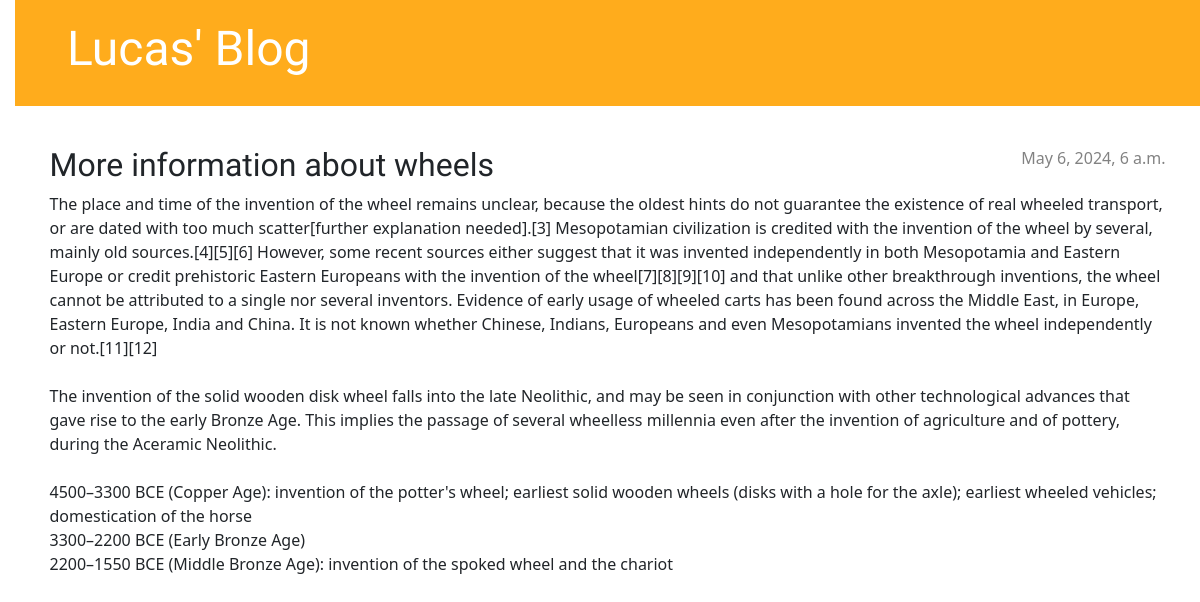
The app's page /post/2/ with its own data.
### blog/models.py (models this page shows, shortened)
class Post(models.Model):
    author = models.ForeignKey(settings.AUTH_USER_MODEL, on_delete=models.CASCADE)
    title = models.CharField(max_length=200)
    text = models.TextField()
    created_date = models.DateTimeField(default=timezone.now)
    published_date = models.DateTimeField(blank=True, null=True)

### blog/views.py (the view)
# urls.py: path('post/<int:pk>/', views.post_detail, name='post_detail'),
def post_detail(request, pk):
    post = get_object_or_404(Post, pk=pk)
    return render(request, 'blog/post_detail.html', {'post': post})

### blog/templates/blog/post_detail.html (shortened to what this page needs)
{% extends 'blog/base.html' %}
{% block content %}
    <article class="post">
        {% if post.published_date %}
            <time class="date">
                {{ post.published_date }}
            </time>
        {% endif %}
        <h2>{{ post.title }}</h2>
        <p>{{ post.text|linebreaksbr }}</p>
    </article>
{% endblock %}

### blog/static/css/blog.css (style rules this page uses)
body { padding-left: 15px; }
h1, h2, h3, h4 { font-family: 'Lobster', cursive; }
.date { color: #828282; }
.post { margin-bottom: 70px; }
.post > .date, .post > .actions { float: right; }

### records on screen
Post: published_date "May 6, 2024, 6 a.m.", title "More information about wheels", text "The place and time of the invention of the wheel remains unclear, because the oldest hints do not guarantee the existence of real wheeled transport, or are dated with too much scatter[further explanation needed].[3] Mesopotamian civilization is credited with the invention of the wheel by several, mainly old sources.[4][5][6] However, some recent sources either suggest that it was invented independently in both Mesopotamia and Eastern Europe or credit prehistoric Eastern Europeans with the invention of the wheel[7][8][9][10] and that unlike other breakthrough inventions, the wheel cannot be attributed to a single nor several inventors. Evidence of early usage of wheeled carts has been found…"
